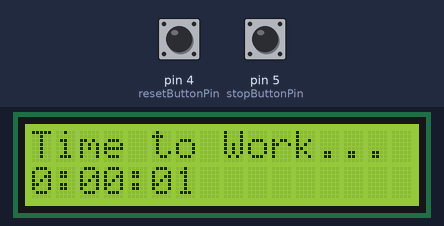
Recording of a sketch running on a simulated Arduino Uno, built with avr-gcc and run on an emulated ATmega328P. On the bench: 16×2 character LCD. The inputs (shaded band) are chosen by the test bench; at power-on: pin 5 (stopButtonPin) LOW, pin 4 (resetButtonPin) LOW.

Above: at 1.6 s.
1.7 s: pin 5 (stopButtonPin) pulled HIGH for 0.15 s
At 2.9 s:
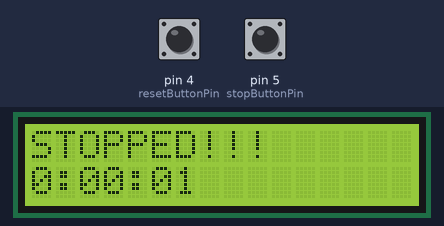
3.3 s: pin 5 (stopButtonPin) pulled HIGH for 1 s
At 4.1 s:
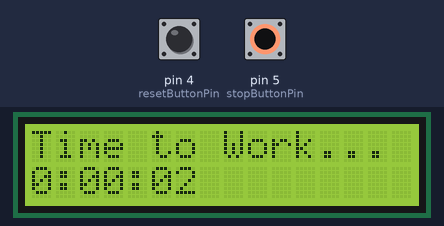
5.8 s: pin 4 (resetButtonPin) pulled HIGH for 0.15 s
At 8.7 s:
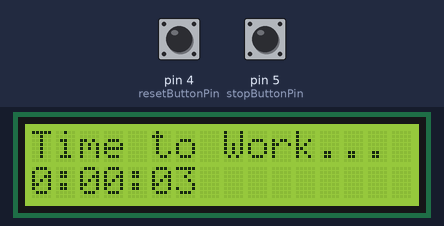
8.9 s: pin 4 (resetButtonPin) pulled HIGH for 1 s
At 10.1 s:
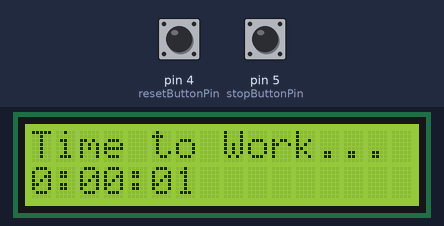
12.9 s: pin 4 (resetButtonPin) driven HIGH and pin 5 (stopButtonPin) driven HIGH
15.9 s: pin 4 (resetButtonPin) driven LOW
At 18.1 s:
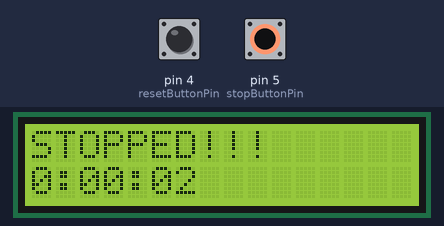
Timing chart, 0 to 19.6 s (numbered marks = the images above; inputs shaded):
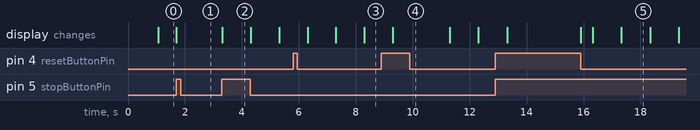

The sketch:

Pomodoro.ino
```cpp
#include <LiquidCrystal.h>
#include <Time.h>
#include <Timer.h>

#define POMODORO_TIME 2700000 // 45 minutos of work...

// initialize the library with the numbers of the interface pins
LiquidCrystal lcd(7, 8, 9, 10, 11, 12);
Timer t;
int state = 0, timer = -1;
int secs = 0;
int stopButtonPin = 5;
int resetButtonPin = 4;

void setup() {
  // set up the LCD's number of columns and rows:
  lcd.begin(16, 2);
  // Print a message to the LCD.
  lcd.print("Time to Work...");
  Serial.begin(9600);

  pinMode(stopButtonPin, INPUT);
  pinMode(resetButtonPin, INPUT);

  int timer = t.every( 1000, syncTime );

  state = 1;
}

void syncTime( ) {
  secs++;
  setTime(secs);
  if( secs == POMODORO_TIME / 1000 )
    pomodoroIsUp();

  digitalClockDisplay();
}

void togglePomodoro( ) {
  if( state == 1 ) {
    state = 0;
    lcd.setCursor(0,0);
    lcd.print("STOPPED!!!      ");
  } else if( state == 0 ) {
    lcd.setCursor(0,0);
    lcd.print("Time to Work...");
    state = 1;
  }
}

void pomodoroIsUp( ) {
  lcd.setCursor(0,0);
  lcd.print("POMODORO!!!    ");
  tone( 13, 445 );
}

void resetPomodoro( ) {
  noTone( 13 );
  secs = 0;
  lcd.setCursor(0,0);
  lcd.print("Time to Work...");
}

void loop() {
  int stopButtonState = digitalRead(stopButtonPin);
  if (stopButtonState == HIGH) {
    togglePomodoro();
  }

  int resetButtonState = digitalRead(resetButtonPin);
  if( resetButtonState == HIGH ) {
    resetPomodoro();
  }

  if( state == 1 )
    t.update();
}

void digitalClockDisplay() {
  lcd.setCursor(0,1);
  lcd.print(hour());
  printDigits(minute());
  printDigits(second());
}

void printDigits(int digits){
  // utility function for digital clock display: prints preceding colon and leading 0
  lcd.print(":");
  if(digits < 10)
    lcd.print('0');
  lcd.print(digits);
}
```

Measured:
- after the input at 1.7 s, the display: changes at once (image 1)
- after the input at 3.3 s, the display: changes at once (image 2)
- what the display in image 5 shows lasts 1.0 s, from 17.3 s to 18.3 s
